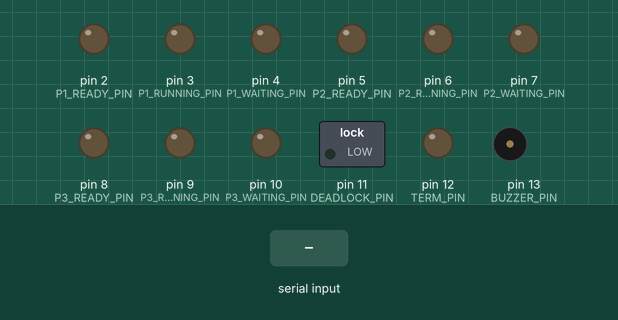
A sketch run on a simulated Arduino Uno, built with avr-gcc and run on an emulated ATmega328P. Parts: switched loads named in the sketch (green lamp = pin HIGH), output pins drawn as LEDs (lit = HIGH), buzzer (waves = sounding). The test bench sets the inputs (shaded band). Pins used as bus, display or sensor lines are not drawn.

Above: at 2.6 s.
2.7 s: "DEMO\n" received over Serial
At 2.86 s:
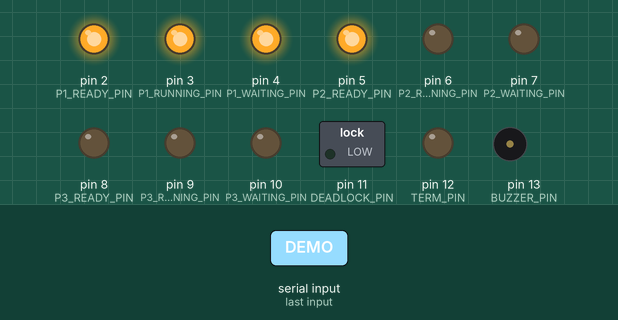
At 3.38 s:
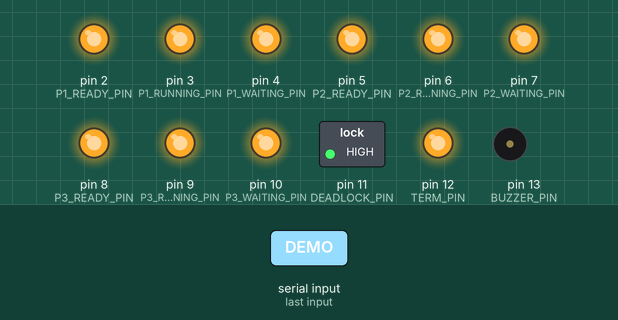
5.7 s: "DEADLOCK\n" received over Serial
At 6.4 s:
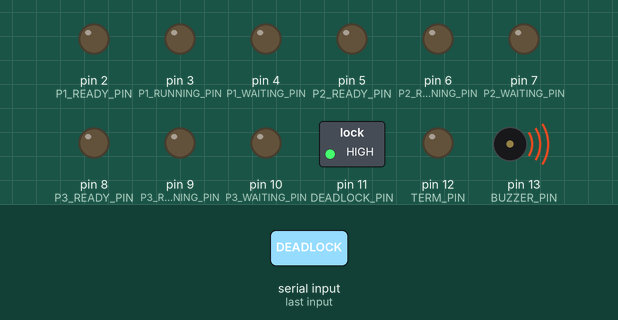
Timing chart, 0 to 8.7 s (numbered marks = the images above; inputs shaded):
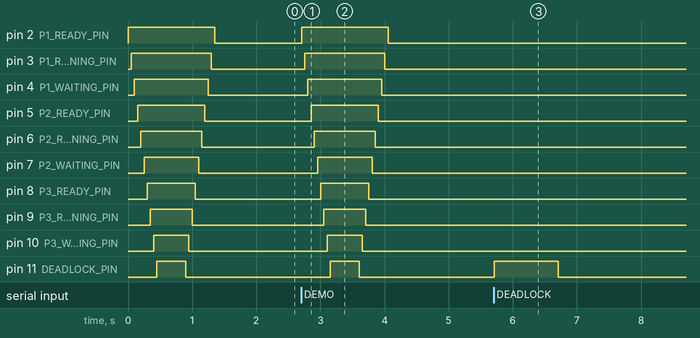

The sketch:

upload_to_arduino.ino
```cpp
/**
 * NovaKernel OS Simulator - Hardware Abstraction Layer Firmware
 * Version: 1.0.0
 *
 * Hardware Protocol:
 * P1_READY, P1_RUNNING, P1_WAIT, P1_DONE
 * P2_READY, P2_RUNNING, P2_WAIT, P2_DONE
 * P3_READY, P3_RUNNING, P3_WAIT, P3_DONE
 * DEADLOCK, RESET_ALL, DEMO
 */

// --- PIN MAPPING ---
// Process 1
const int P1_READY_PIN = 2;
const int P1_RUNNING_PIN = 3;
const int P1_WAITING_PIN = 4;

// Process 2
const int P2_READY_PIN = 5;
const int P2_RUNNING_PIN = 6;
const int P2_WAITING_PIN = 7;

// Process 3
const int P3_READY_PIN = 8;
const int P3_RUNNING_PIN = 9;
const int P3_WAITING_PIN = 10;

// Global
const int DEADLOCK_PIN = 11;
const int TERM_PIN = 12;
const int BUZZER_PIN = 13;

String inputBuffer = "";

void setup() {
  Serial.begin(9600);

  // Initialize Pins
  for(int i=2; i<=13; i++) {
    pinMode(i, OUTPUT);
    digitalWrite(i, LOW);
  }

  startupAnimation();
}

void loop() {
  while (Serial.available() > 0) {
    char c = Serial.read();
    if (c == '\n' || c == '\r') {
      if (inputBuffer.length() > 0) {
        processCommand(inputBuffer);
        inputBuffer = "";
      }
    } else {
      inputBuffer += c;
    }
  }
}

void processCommand(String cmd) {
  cmd.trim();

  // Global Commands
  if (cmd == "RESET_ALL") {
    resetAll();
    return;
  }

  if (cmd == "DEADLOCK") {
    deadlockSequence();
    return;
  }

  if (cmd == "DEMO") {
    startupAnimation();
    return;
  }

  // Process Commands (P1_READY, etc.)
  if (cmd.startsWith("P")) {
    int slot = cmd.substring(1, 2).toInt();
    String state = cmd.substring(3);

    updateSlot(slot, state);
  }
}

void updateSlot(int slot, String state) {
  int r, g, y;

  if (slot == 1) { r = P1_READY_PIN; g = P1_RUNNING_PIN; y = P1_WAITING_PIN; }
  else if (slot == 2) { r = P2_READY_PIN; g = P2_RUNNING_PIN; y = P2_WAITING_PIN; }
  else if (slot == 3) { r = P3_READY_PIN; g = P3_RUNNING_PIN; y = P3_WAITING_PIN; }
  else return;

  // Clear slot first
  digitalWrite(r, LOW); digitalWrite(g, LOW); digitalWrite(y, LOW);

  if (state == "READY") digitalWrite(r, HIGH);
  else if (state == "RUNNING") digitalWrite(g, HIGH);
  else if (state == "WAIT") digitalWrite(y, HIGH);
  else if (state == "DONE") {
    // Flash termination LED
    digitalWrite(TERM_PIN, HIGH);
    delay(200);
    digitalWrite(TERM_PIN, LOW);
  }
}

void resetAll() {
  for(int i=2; i<=13; i++) digitalWrite(i, LOW);
  noTone(BUZZER_PIN);
}

void deadlockSequence() {
  digitalWrite(DEADLOCK_PIN, HIGH);
  tone(BUZZER_PIN, 1000);
  delay(1000);
  digitalWrite(DEADLOCK_PIN, LOW);
  noTone(BUZZER_PIN);
}

void startupAnimation() {
  for(int i=2; i<=13; i++) {
    digitalWrite(i, HIGH);
    delay(50);
  }
  delay(200);
  for(int i=13; i>=2; i--) {
    digitalWrite(i, LOW);
    delay(50);
  }
}
```

Measured:
- after the input at 2.7 s, pin 2 (P1_READY_PIN): LOW → HIGH at once, → LOW 1.4 s later; pin 3 (P1_RUNNING_PIN): LOW → HIGH after 0.06 s, → LOW 1.3 s later
- after the input at 5.7 s, pin 11 (DEADLOCK_PIN): LOW → HIGH at once, → LOW 1.0 s later; tone on pin 13 (BUZZER_PIN): silent → 1000 Hz at once, → silent 1.0 s later
